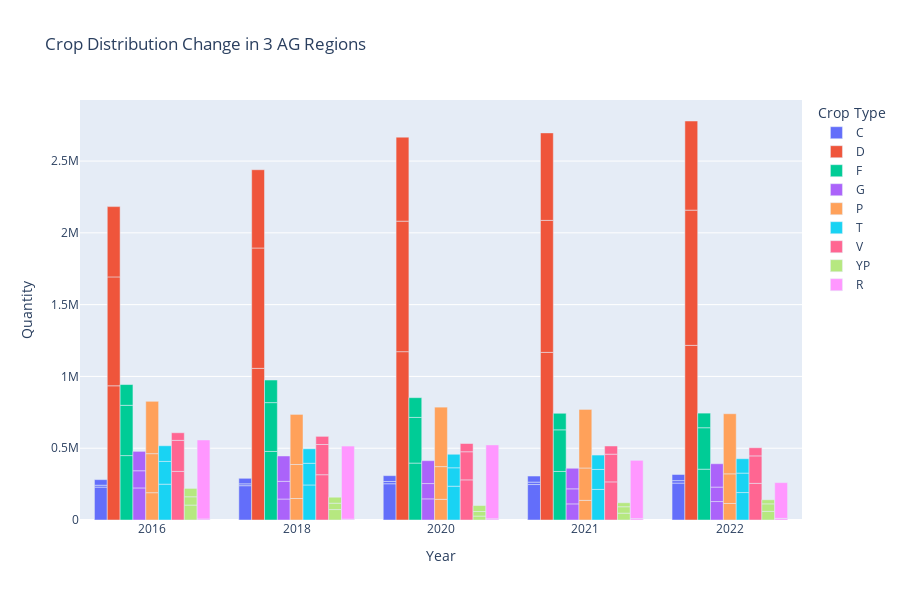

The notebook cell this image was saved under:
### Code cell
meta_df_crops_selected = meta_df_crops.loc[meta_df_crops['Region'].isin(['Tulare Lake', 'San Joaquin River', 'Sacramento River'])]
# Create the bar plot with color based on DataFrame column
fig = px.bar(meta_df_crops_selected, x='Year', y='value',
             title="Crop Distribution Change in 3 AG Regions",
             labels={'index': 'Crop Type', 'value': 'Quantity'},
             color='Crop Type', 
             height=600, barmode='group')

# Show the plot
fig.show()

### Figure 1 — Plotly figure (JSON) as saved in the notebook; plotly's stock layout.template omitted (floating-point values rounded to 4 significant figures)
{"data": [{"alignmentgroup": "True", "hovertemplate": "Crop Type=C<br>Year=%{x}<br>Quantity=%{y}<extra></extra>", "legendgroup": "C", "marker": {"color": "#636efa", "pattern": {"shape": ""}}, "name": "C", "offsetgroup": "C", "orientation": "v", "showlegend": true, "textposition": "auto", "type": "bar", "x": ["2016", "2018", "2020", "2021", "2022", "2016", "2018", "2020", "2021", "2022", "2016", "2018", "2020", "2021", "2022"], "xaxis": "x", "y": [229100.0, 239000.0, 252600.0, 247000.0, 257100.0, 13160.0, 12950.0, 15750.0, 16820.0, 17140.0, 38900.0, 38490.0, 40470.0, 42410.0, 42680.0], "yaxis": "y"}, {"alignmentgroup": "True", "hovertemplate": "Crop Type=D<br>Year=%{x}<br>Quantity=%{y}<extra></extra>", "legendgroup": "D", "marker": {"color": "#EF553B", "pattern": {"shape": ""}}, "name": "D", "offsetgroup": "D", "orientation": "v", "showlegend": true, "textposition": "auto", "type": "bar", "x": ["2016", "2018", "2020", "2021", "2022", "2016", "2018", "2020", "2021", "2022", "2016", "2018", "2020", "2021", "2022"], "xaxis": "x", "y": [934800.0, 1056000.0, 1172000.0, 1168000.0, 1216000.0, 758400.0, 838300.0, 909000.0, 919400.0, 942000.0, 489500.0, 545300.0, 585100.0, 609200.0, 620700.0], "yaxis": "y"}, {"alignmentgroup": "True", "hovertemplate": "Crop Type=F<br>Year=%{x}<br>Quantity=%{y}<extra></extra>", "legendgroup": "F", "marker": {"color": "#00cc96", "pattern": {"shape": ""}}, "name": "F", "offsetgroup": "F", "orientation": "v", "showlegend": true, "textposition": "auto", "type": "bar", "x": ["2016", "2018", "2020", "2021", "2022", "2016", "2018", "2020", "2021", "2022", "2016", "2018", "2020", "2021", "2022"], "xaxis": "x", "y": [448700.0, 477600.0, 396500.0, 338200.0, 354000.0, 350100.0, 340000.0, 318000.0, 289900.0, 288700.0, 144600.0, 157300.0, 137600.0, 115300.0, 101700.0], "yaxis": "y"}, {"alignmentgroup": "True", "hovertemplate": "Crop Type=G<br>Year=%{x}<br>Quantity=%{y}<extra></extra>", "legendgroup": "G", "marker": {"color": "#ab63fa", "pattern": {"shape": ""}}, "name": "G", "offsetgroup": "G", "orientation": "v", "showlegend": true, "textposition": "auto", "type": "bar", "x": ["2016", "2018", "2020", "2021", "2022", "2016", "2018", "2020", "2021", "2022", "2016", "2018", "2020", "2021", "2022"], "xaxis": "x", "y": [223300.0, 146100.0, 147200.0, 112300.0, 128600.0, 119700.0, 123100.0, 106600.0, 104900.0, 100700.0, 135100.0, 176600.0, 159300.0, 143200.0, 162700.0], "yaxis": "y"}, {"alignmentgroup": "True", "hovertemplate": "Crop Type=P<br>Year=%{x}<br>Quantity=%{y}<extra></extra>", "legendgroup": "P", "marker": {"color": "#FFA15A", "pattern": {"shape": ""}}, "name": "P", "offsetgroup": "P", "orientation": "v", "showlegend": true, "textposition": "auto", "type": "bar", "x": ["2016", "2018", "2020", "2021", "2022", "2016", "2018", "2020", "2021", "2022", "2016", "2018", "2020", "2021", "2022"], "xaxis": "x", "y": [190200.0, 149800.0, 143900.0, 136600.0, 115000.0, 271800.0, 236800.0, 228000.0, 225600.0, 206600.0, 364800.0, 348900.0, 414100.0, 407800.0, 418600.0], "yaxis": "y"}, {"alignmentgroup": "True", "hovertemplate": "Crop Type=T<br>Year=%{x}<br>Quantity=%{y}<extra></extra>", "legendgroup": "T", "marker": {"color": "#19d3f3", "pattern": {"shape": ""}}, "name": "T", "offsetgroup": "T", "orientation": "v", "showlegend": true, "textposition": "auto", "type": "bar", "x": ["2016", "2018", "2020", "2021", "2022", "2016", "2018", "2020", "2021", "2022", "2016", "2018", "2020", "2021", "2022"], "xaxis": "x", "y": [249500.0, 244000.0, 235400.0, 213000.0, 191200.0, 158600.0, 151100.0, 128400.0, 139200.0, 135400.0, 109000.0, 101100.0, 94050.0, 100200.0, 100200.0], "yaxis": "y"}, {"alignmentgroup": "True", "hovertemplate": "Crop Type=V<br>Year=%{x}<br>Quantity=%{y}<extra></extra>", "legendgroup": "V", "marker": {"color": "#FF6692", "pattern": {"shape": ""}}, "name": "V", "offsetgroup": "V", "orientation": "v", "showlegend": true, "textposition": "auto", "type": "bar", "x": ["2016", "2018", "2020", "2021", "2022", "2016", "2018", "2020", "2021", "2022", "2016", "2018", "2020", "2021", "2022"], "xaxis": "x", "y": [338700.0, 315500.0, 279600.0, 265500.0, 255100.0, 215900.0, 210400.0, 195800.0, 193100.0, 191400.0, 53070.0, 56800.0, 57380.0, 56940.0, 56650.0], "yaxis": "y"}, {"alignmentgroup": "True", "hovertemplate": "Crop Type=YP<br>Year=%{x}<br>Quantity=%{y}<extra></extra>", "legendgroup": "YP", "marker": {"color": "#B6E880", "pattern": {"shape": ""}}, "name": "YP", "offsetgroup": "YP", "orientation": "v", "showlegend": true, "textposition": "auto", "type": "bar", "x": ["2016", "2018", "2020", "2021", "2022", "2016", "2018", "2020", "2021", "2022", "2016", "2018", "2020", "2021", "2022"], "xaxis": "x", "y": [104000.0, 72720.0, 27390.0, 47640.0, 60180.0, 57810.0, 44340.0, 31850.0, 44770.0, 52210.0, 58230.0, 41570.0, 41490.0, 27660.0, 28410.0], "yaxis": "y"}, {"alignmentgroup": "True", "hovertemplate": "Crop Type=R<br>Year=%{x}<br>Quantity=%{y}<extra></extra>", "legendgroup": "R", "marker": {"color": "#FF97FF", "pattern": {"shape": ""}}, "name": "R", "offsetgroup": "R", "orientation": "v", "showlegend": true, "textposition": "auto", "type": "bar", "x": ["2016", "2018", "2020", "2021", "2022", "2016", "2018", "2020", "2021", "2022", "2016", "2018", "2020", "2021", "2022"], "xaxis": "x", "y": [null, null, null, null, null, 7638.0, 6398.0, 7967.0, 9593.0, 11000.0, 549700.0, 508300.0, 515100.0, 406000.0, 249400.0], "yaxis": "y"}], "layout": {"barmode": "group", "height": 600, "legend": {"title": {"text": "Crop Type"}, "tracegroupgap": 0}, "title": {"text": "Crop Distribution Change in 3 AG Regions"}, "xaxis": {"anchor": "y", "domain": [0, 1], "title": {"text": "Year"}}, "yaxis": {"anchor": "x", "domain": [0, 1], "title": {"text": "Quantity"}}}}
